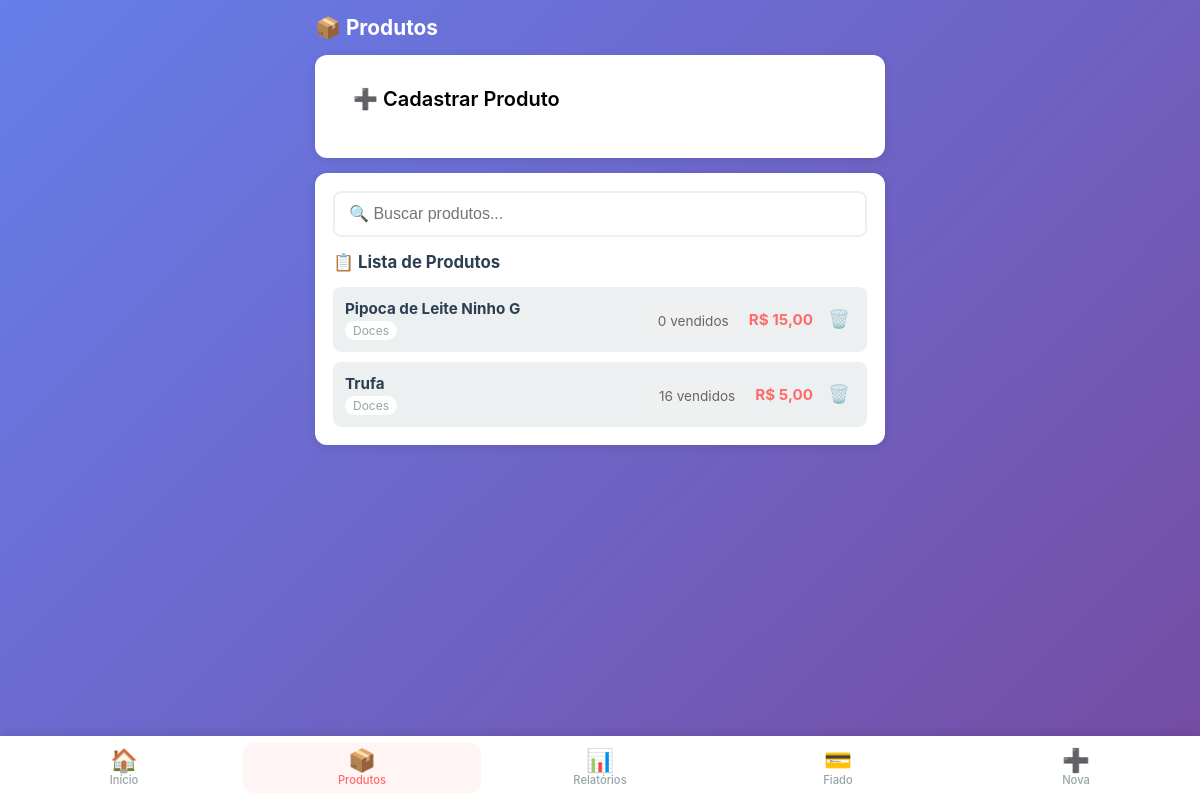
/produtos (signed in), run on an earlier commit of the app's database.
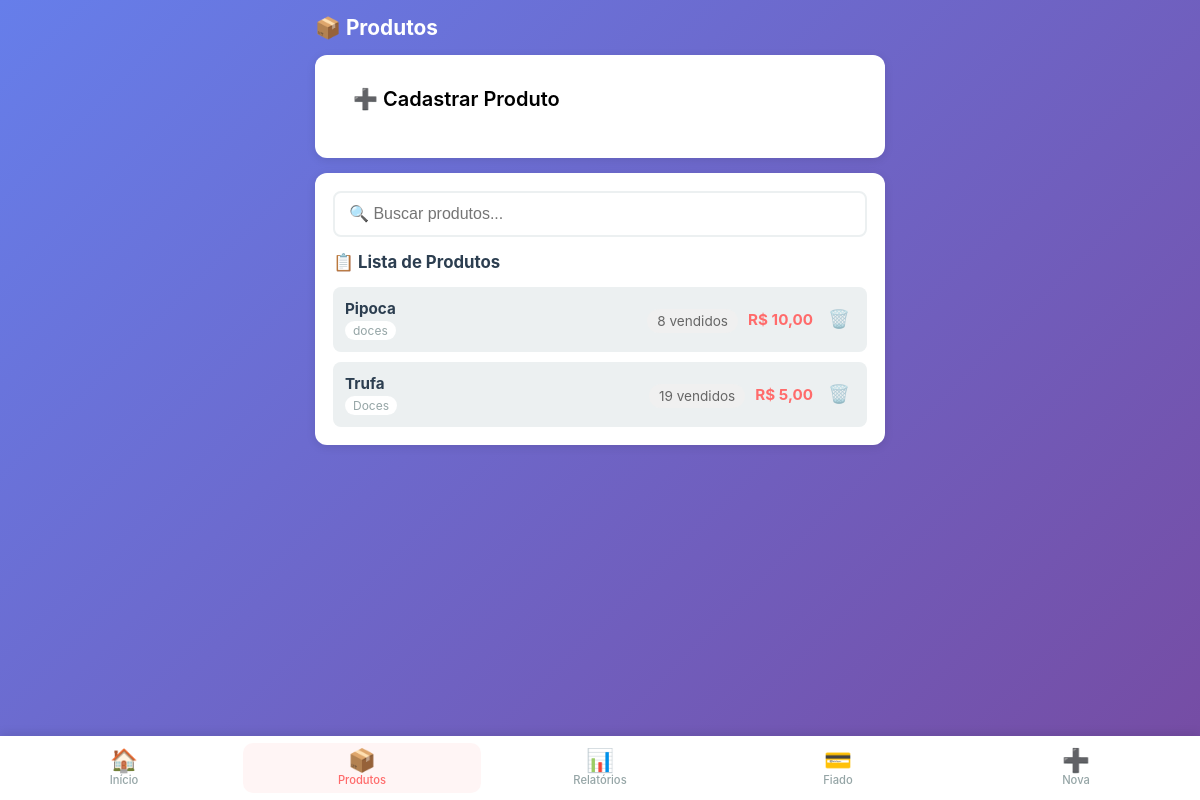
And on a later commit of the database.
### app.py (models this page shows)
class Produto(db.Model):
    __tablename__ = 'produtos'
    id = db.Column(db.Integer, primary_key=True)
    nome = db.Column(db.String(100), nullable=False)
    preco = db.Column(db.Float, nullable=False)
    categoria = db.Column(db.String(50), default='')
    ativo = db.Column(db.Boolean, default=True)
    created_at = db.Column(db.DateTime, default=agora_brasilia)

### app.py (the view)
@app.route('/produtos')
@login_required
def produtos():
    produtos = Produto.query.filter_by(ativo=True).order_by(Produto.nome).all()
    from sqlalchemy import func
    vendas_por_produto = db.session.query(
        Venda.produto_id,
        func.sum(Venda.quantidade).label('qtd_total')
    ).group_by(Venda.produto_id).all()
    qtd_dict = {v[0]: int(v[1] or 0) for v in vendas_por_produto}
    for p in produtos:
        p.qtd_vendida = qtd_dict.get(p.id, 0)
    return render_template('produtos.html', produtos=produtos)

### app.py (called while the page is built)
def login_required(f):
    @wraps(f)
    def decorated_function(*args, **kwargs):
        if 'logged_in' not in session:
            return redirect(url_for('login'))
        return f(*args, **kwargs)
    return decorated_function

def formatar_br(valor):
    return f"{valor:,.2f}".replace(",", "X").replace(".", ",").replace("X", ".")

@app.template_filter('moeda_br')
def moeda_br_filter(valor):
    return formatar_br(valor)

### templates/produtos.html (shortened to what this page needs)
{% extends "base.html" %}
{% block content %}
<div class="page-header">
    <h2>📦 Produtos</h2>
</div>
<div class="card">
    <div class="page-header" style="display:flex; justify-content:flex-start; align-items:center;">
        <button class="btn btn-primary" style="background-color: white; color: black; font-size: 20px;" id="btnToggleCadastro" type="button" onclick="toggleCadastro();">➕ Cadastrar Produto</button>
    </div>
</div>
<div class="card">
    <div class="busca-container">
        <input type="text" id="buscaProduto" placeholder="🔍 Buscar produtos..." onkeyup="filtrarProdutos()">
    </div>
    <h3>📋 Lista de Produtos</h3>
    <div id="listaProdutos" class="lista-produtos">
        {% for produto in produtos %}
        <div class="produto-item" id="produto-{{ produto.id }}" data-nome="{{ produto.nome.lower() }}">
            <div class="produto-info">
                <strong>{{ produto.nome }}</strong>
                <span class="categoria">{{ produto.categoria }}</span>
            </div>
            <div class="produto-vendas">
                <span class="qtd-vendida" title="Quantidade total vendida"> {{ produto.qtd_vendida }} vendidos</span>
            </div>
            <div class="produto-actions">
                <span class="preco">R$ {{ produto.preco|moeda_br }}</span>
                <button class="btn-icon btn-excluir" onclick="excluirProduto({{ produto.id }})" title="Excluir">🗑️</button>
            </div>
        </div>
        {% else %}
        <p class="empty">Nenhum produto cadastrado</p>
        {% endfor %}
    </div>
</div>
{% endblock %}

What changed in the data, as far as the page shows it:
no longer on this page (row edited): Produto: nome "Pipoca de Leite Ninho G", categoria "Doces", qtd_vendida "0", preco|moeda_br "15,00"
added Produto: nome "Pipoca", categoria "doces", qtd_vendida "8", preco|moeda_br "10,00"
computed for Produto "Trufa": qtd_vendida "16" → "19"
